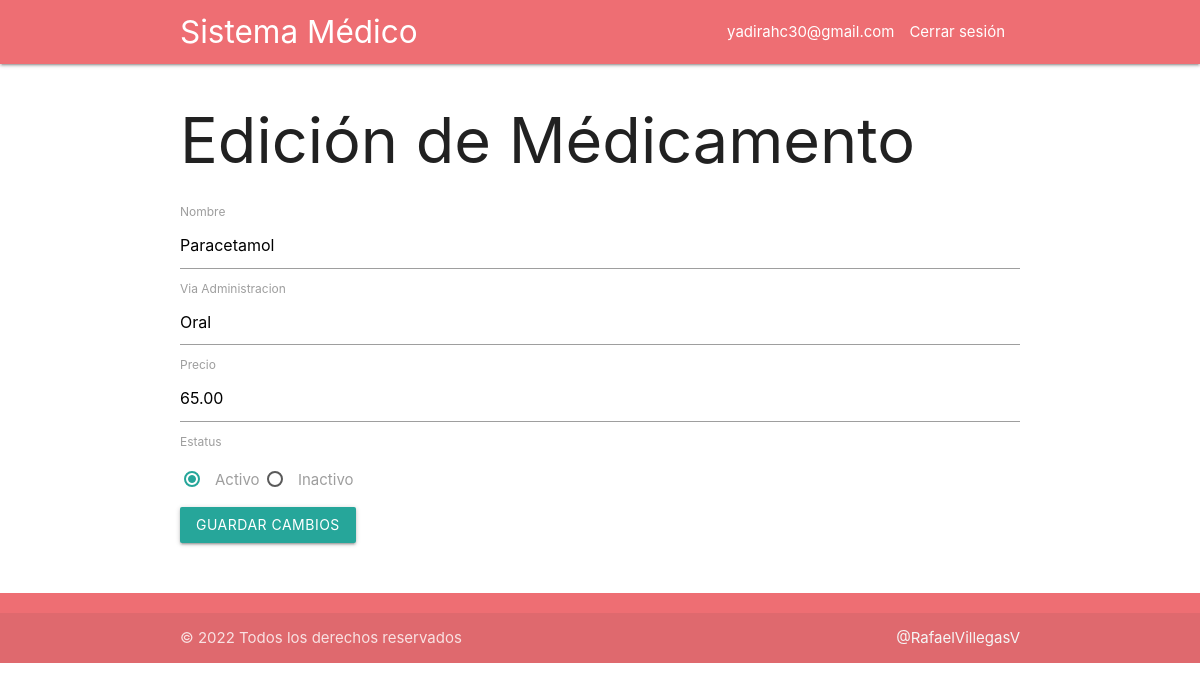
/editar_medicamento.php?id=1 (signed in), run on the app's committed database.
### tables this page shows
CREATE TABLE IF NOT EXISTS `medicamentos` (
  `id_medicamento` int(11) NOT NULL AUTO_INCREMENT,
  `nombre_medicamento` varchar(45) NOT NULL,
  `via_administracion` enum('Oral','Cutánea','Oftalmológica','Inhalatoria','Intramuscular') NOT NULL,
  `precio` decimal(10,2) NOT NULL DEFAULT '0.00',
  `estatus` tinyint(1) NOT NULL DEFAULT '1',
  PRIMARY KEY (`id_medicamento`)
);

### editar_medicamento.php (the view, shortened to what this page needs)
<?php session_start();
if (isset($_SESSION['elusuario'])) {
    include('./layout/cabecera.php');
?>
    <h1>Edición de Médicamento</h1>
    <?php
    require_once('./includes/conexion.php');
    if (isset($_GET['id'])) {
        $elIDmedicamento = $_GET['id'];
        $consulta3 = "select * from medicamentos where id_medicamento=:elidmedicamento";
        $sql3 = $conexion->prepare($consulta3);
        $sql3->bindParam(':elidmedicamento', $elIDmedicamento);
        $sql3->execute();
        $resultado3 = $sql3->fetchAll(PDO::FETCH_OBJ);
        if ($sql3->rowCount() > 0) {
            $nMedicamento = $resultado3[0]->nombre_medicamento;
            $via = $resultado3[0]->via_administracion;
            $precio = $resultado3[0]->precio;
    ?>
            <form action="procesar_editar_medicamento.php" method="post">
                <label>Nombre</label>
                <input name="nombre" value="<?= $nMedicamento; ?> ">
                <label>Via Administracion</label>
                <input name="via" value="<?= $via; ?> ">
                <label>Precio</label>
                <input name="precio" value="<?= $precio; ?> ">
                <label>Estatus</label>
                <p>
                    <label>
                        <span>Activo</span>
                    </label>
                    <label>
                        <span>Inactivo</span>
                    </label>
                </p>
                <button type="submit" name="editar" class="btn">Guardar cambios</button>
            </form>
<?php
        }
    }
    include('./layout/pie.php');
} else {
    header('location:index.php');
}
?>

### data on the page
medicamentos: nombre "Paracetamol", via "Oral", precio "65.00"

### other printed values
$_SESSION['elusuario'] "yadirahc30@gmail.com"
